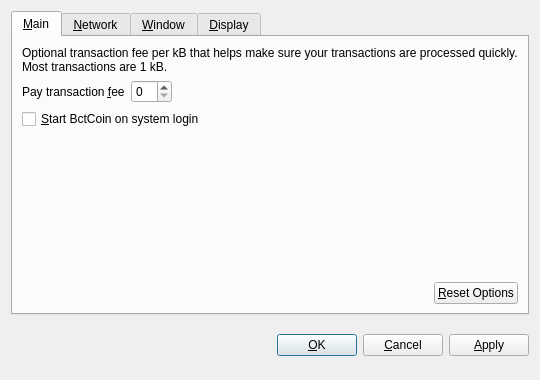
<?xml version="1.0" encoding="UTF-8"?>
<ui version="4.0">
 <class>OptionsDialog</class>
 <widget class="QDialog" name="OptionsDialog">
  <property name="geometry">
   <rect>
    <x>0</x>
    <y>0</y>
    <width>540</width>
    <height>380</height>
   </rect>
  </property>
  <property name="windowTitle">
   <string>Options</string>
  </property>
  <property name="modal">
   <bool>true</bool>
  </property>
  <layout class="QVBoxLayout" name="verticalLayout">
   <item>
    <widget class="QTabWidget" name="tabWidget">
     <property name="tabPosition">
      <enum>QTabWidget::North</enum>
     </property>
     <property name="currentIndex">
      <number>0</number>
     </property>
     <widget class="QWidget" name="tabMain">
      <attribute name="title">
       <string>&amp;Main</string>
      </attribute>
      <layout class="QVBoxLayout" name="verticalLayout_Main">
       <item>
        <widget class="QLabel" name="transactionFeeInfoLabel">
         <property name="text">
          <string>Optional transaction fee per kB that helps make sure your transactions are processed quickly. Most transactions are 1 kB.</string>
         </property>
         <property name="textFormat">
          <enum>Qt::PlainText</enum>
         </property>
         <property name="wordWrap">
          <bool>true</bool>
         </property>
        </widget>
       </item>
       <item>
        <layout class="QHBoxLayout" name="horizontalLayout_1_Main">
         <item>
          <widget class="QLabel" name="transactionFeeLabel">
           <property name="text">
            <string>Pay transaction &amp;fee</string>
           </property>
           <property name="textFormat">
            <enum>Qt::PlainText</enum>
           </property>
           <property name="buddy">
            <cstring>transactionFee</cstring>
           </property>
          </widget>
         </item>
         <item>
          <widget class="BitcoinAmountField" name="transactionFee"/>
         </item>
         <item>
          <spacer name="horizontalSpacer_1_Main">
           <property name="orientation">
            <enum>Qt::Horizontal</enum>
           </property>
           <property name="sizeHint" stdset="0">
            <size>
             <width>40</width>
             <height>20</height>
            </size>
           </property>
          </spacer>
         </item>
        </layout>
       </item>
       <item>
        <widget class="QCheckBox" name="bitcoinAtStartup">
         <property name="toolTip">
          <string>Automatically start BctCoin after logging in to the system.</string>
         </property>
         <property name="text">
          <string>&amp;Start BctCoin on system login</string>
         </property>
        </widget>
       </item>
       <item>
        <spacer name="verticalSpacer_Main">
         <property name="orientation">
          <enum>Qt::Vertical</enum>
         </property>
         <property name="sizeHint" stdset="0">
          <size>
           <width>20</width>
           <height>40</height>
          </size>
         </property>
        </spacer>
       </item>
       <item>
        <layout class="QHBoxLayout" name="horizontalLayout_2_Main">
         <item>
          <spacer name="horizontalSpacer_2_Main">
           <property name="orientation">
            <enum>Qt::Horizontal</enum>
           </property>
           <property name="sizeHint" stdset="0">
            <size>
             <width>40</width>
             <height>20</height>
            </size>
           </property>
          </spacer>
         </item>
         <item>
          <widget class="QPushButton" name="resetButton">
           <property name="toolTip">
            <string>Reset all client options to default.</string>
           </property>
           <property name="text">
            <string>&amp;Reset Options</string>
           </property>
           <property name="autoDefault">
            <bool>false</bool>
           </property>
          </widget>
         </item>
        </layout>
       </item>
      </layout>
     </widget>
     <widget class="QWidget" name="tabNetwork">
      <attribute name="title">
       <string>&amp;Network</string>
      </attribute>
      <layout class="QVBoxLayout" name="verticalLayout_Network">
       <item>
        <widget class="QCheckBox" name="mapPortUpnp">
         <property name="toolTip">
          <string>Automatically open the BctCoin client port on the router. This only works when your router supports UPnP and it is enabled.</string>
         </property>
         <property name="text">
          <string>Map port using &amp;UPnP</string>
         </property>
        </widget>
       </item>
       <item>
        <widget class="QCheckBox" name="connectSocks">
         <property name="toolTip">
          <string>Connect to the BctCoin network through a SOCKS proxy (e.g. when connecting through Tor).</string>
         </property>
         <property name="text">
          <string>&amp;Connect through SOCKS proxy:</string>
         </property>
        </widget>
       </item>
       <item>
        <layout class="QHBoxLayout" name="horizontalLayout_Network">
         <item>
          <widget class="QLabel" name="proxyIpLabel">
           <property name="text">
            <string>Proxy &amp;IP:</string>
           </property>
           <property name="textFormat">
            <enum>Qt::PlainText</enum>
           </property>
           <property name="buddy">
            <cstring>proxyIp</cstring>
           </property>
          </widget>
         </item>
         <item>
          <widget class="QValidatedLineEdit" name="proxyIp">
           <property name="maximumSize">
            <size>
             <width>140</width>
             <height>16777215</height>
            </size>
           </property>
           <property name="toolTip">
            <string>IP address of the proxy (e.g. 127.0.0.1)</string>
           </property>
          </widget>
         </item>
         <item>
          <widget class="QLabel" name="proxyPortLabel">
           <property name="text">
            <string>&amp;Port:</string>
           </property>
           <property name="textFormat">
            <enum>Qt::PlainText</enum>
           </property>
           <property name="buddy">
            <cstring>proxyPort</cstring>
           </property>
          </widget>
         </item>
         <item>
          <widget class="QLineEdit" name="proxyPort">
           <property name="maximumSize">
            <size>
             <width>55</width>
             <height>16777215</height>
            </size>
           </property>
           <property name="toolTip">
            <string>Port of the proxy (e.g. 9050)</string>
           </property>
          </widget>
         </item>
         <item>
          <widget class="QLabel" name="socksVersionLabel">
           <property name="text">
            <string>SOCKS &amp;Version:</string>
           </property>
           <property name="textFormat">
            <enum>Qt::PlainText</enum>
           </property>
           <property name="buddy">
            <cstring>socksVersion</cstring>
           </property>
          </widget>
         </item>
         <item>
          <widget class="QValueComboBox" name="socksVersion">
           <property name="toolTip">
            <string>SOCKS version of the proxy (e.g. 5)</string>
           </property>
          </widget>
         </item>
         <item>
          <spacer name="horizontalSpacer_Network">
           <property name="orientation">
            <enum>Qt::Horizontal</enum>
           </property>
           <property name="sizeHint" stdset="0">
            <size>
             <width>40</width>
             <height>20</height>
            </size>
           </property>
          </spacer>
         </item>
        </layout>
       </item>
       <item>
        <spacer name="verticalSpacer_Network">
         <property name="orientation">
          <enum>Qt::Vertical</enum>
         </property>
         <property name="sizeHint" stdset="0">
          <size>
           <width>20</width>
           <height>40</height>
          </size>
         </property>
        </spacer>
       </item>
      </layout>
     </widget>
     <widget class="QWidget" name="tabWindow">
      <attribute name="title">
       <string>&amp;Window</string>
      </attribute>
      <layout class="QVBoxLayout" name="verticalLayout_Window">
       <item>
        <widget class="QCheckBox" name="minimizeToTray">
         <property name="toolTip">
          <string>Show only a tray icon after minimizing the window.</string>
         </property>
         <property name="text">
          <string>&amp;Minimize to the tray instead of the taskbar</string>
         </property>
        </widget>
       </item>
       <item>
        <widget class="QCheckBox" name="minimizeOnClose">
         <property name="toolTip">
          <string>Minimize instead of exit the application when the window is closed. When this option is enabled, the application will be closed only after selecting Quit in the menu.</string>
         </property>
         <property name="text">
          <string>M&amp;inimize on close</string>
         </property>
        </widget>
       </item>
       <item>
        <spacer name="verticalSpacer_Window">
         <property name="orientation">
          <enum>Qt::Vertical</enum>
         </property>
         <property name="sizeHint" stdset="0">
          <size>
           <width>20</width>
           <height>40</height>
          </size>
         </property>
        </spacer>
       </item>
      </layout>
     </widget>
     <widget class="QWidget" name="tabDisplay">
      <attribute name="title">
       <string>&amp;Display</string>
      </attribute>
      <layout class="QVBoxLayout" name="verticalLayout_Display">
       <item>
        <layout class="QHBoxLayout" name="horizontalLayout_1_Display">
         <item>
          <widget class="QLabel" name="langLabel">
           <property name="text">
            <string>User Interface &amp;language:</string>
           </property>
           <property name="textFormat">
            <enum>Qt::PlainText</enum>
           </property>
           <property name="buddy">
            <cstring>lang</cstring>
           </property>
          </widget>
         </item>
         <item>
          <widget class="QValueComboBox" name="lang">
           <property name="toolTip">
            <string>The user interface language can be set here. This setting will take effect after restarting BctCoin.</string>
           </property>
          </widget>
         </item>
        </layout>
       </item>
       <item>
        <layout class="QHBoxLayout" name="horizontalLayout_2_Display">
         <item>
          <widget class="QLabel" name="unitLabel">
           <property name="text">
            <string>&amp;Unit to show amounts in:</string>
           </property>
           <property name="textFormat">
            <enum>Qt::PlainText</enum>
           </property>
           <property name="buddy">
            <cstring>unit</cstring>
           </property>
          </widget>
         </item>
         <item>
          <widget class="QValueComboBox" name="unit">
           <property name="toolTip">
            <string>Choose the default subdivision unit to show in the interface and when sending coins.</string>
           </property>
          </widget>
         </item>
        </layout>
       </item>
       <item>
        <widget class="QCheckBox" name="displayAddresses">
         <property name="toolTip">
          <string>Whether to show BctCoin addresses in the transaction list or not.</string>
         </property>
         <property name="text">
          <string>&amp;Display addresses in transaction list</string>
         </property>
        </widget>
       </item>
       <item>
        <spacer name="verticalSpacer_Display">
         <property name="orientation">
          <enum>Qt::Vertical</enum>
         </property>
         <property name="sizeHint" stdset="0">
          <size>
           <width>20</width>
           <height>40</height>
          </size>
         </property>
        </spacer>
       </item>
      </layout>
     </widget>
    </widget>
   </item>
   <item>
    <layout class="QHBoxLayout" name="horizontalLayout_Buttons">
     <item>
      <spacer name="horizontalSpacer_1">
       <property name="orientation">
        <enum>Qt::Horizontal</enum>
       </property>
       <property name="sizeHint" stdset="0">
        <size>
         <width>40</width>
         <height>48</height>
        </size>
       </property>
      </spacer>
     </item>
     <item>
      <widget class="QLabel" name="statusLabel">
       <property name="font">
        <font>
         <weight>75</weight>
         <bold>true</bold>
        </font>
       </property>
       <property name="text">
        <string/>
       </property>
       <property name="textFormat">
        <enum>Qt::PlainText</enum>
       </property>
       <property name="wordWrap">
        <bool>true</bool>
       </property>
      </widget>
     </item>
     <item>
      <spacer name="horizontalSpacer_2">
       <property name="orientation">
        <enum>Qt::Horizontal</enum>
       </property>
       <property name="sizeHint" stdset="0">
        <size>
         <width>40</width>
         <height>48</height>
        </size>
       </property>
      </spacer>
     </item>
     <item>
      <widget class="QPushButton" name="okButton">
       <property name="text">
        <string>&amp;OK</string>
       </property>
      </widget>
     </item>
     <item>
      <widget class="QPushButton" name="cancelButton">
       <property name="text">
        <string>&amp;Cancel</string>
       </property>
       <property name="autoDefault">
        <bool>false</bool>
       </property>
      </widget>
     </item>
     <item>
      <widget class="QPushButton" name="applyButton">
       <property name="text">
        <string>&amp;Apply</string>
       </property>
       <property name="autoDefault">
        <bool>false</bool>
       </property>
      </widget>
     </item>
    </layout>
   </item>
  </layout>
 </widget>
 <customwidgets>
  <customwidget>
   <class>BitcoinAmountField</class>
   <extends>QSpinBox</extends>
   <header>bitcoinamountfield.h</header>
  </customwidget>
  <customwidget>
   <class>QValueComboBox</class>
   <extends>QComboBox</extends>
   <header>qvaluecombobox.h</header>
  </customwidget>
  <customwidget>
   <class>QValidatedLineEdit</class>
   <extends>QLineEdit</extends>
   <header>qvalidatedlineedit.h</header>
  </customwidget>
 </customwidgets>
 <resources/>
 <connections/>
</ui>
